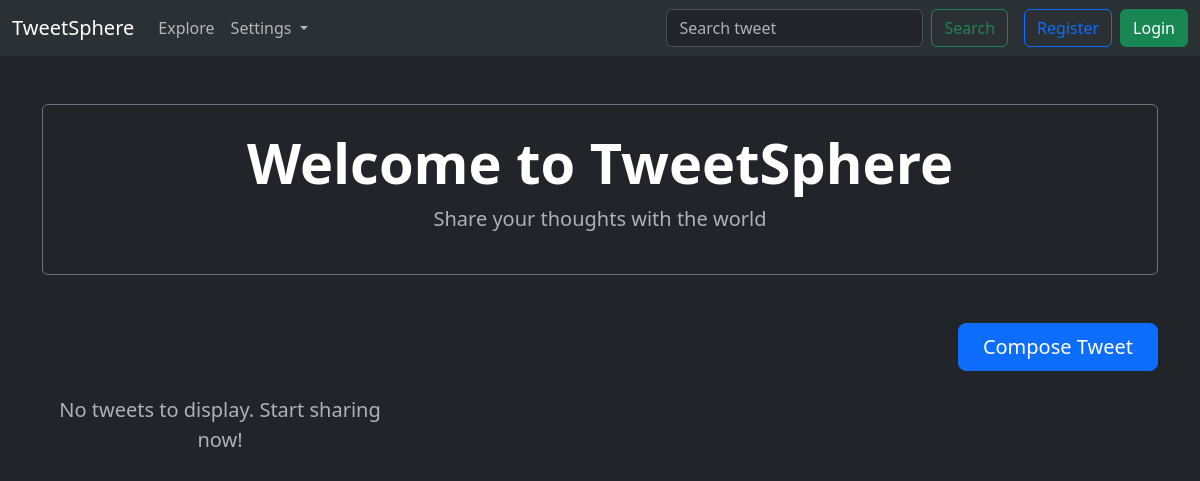
Page /tweet/ on the earlier database version.
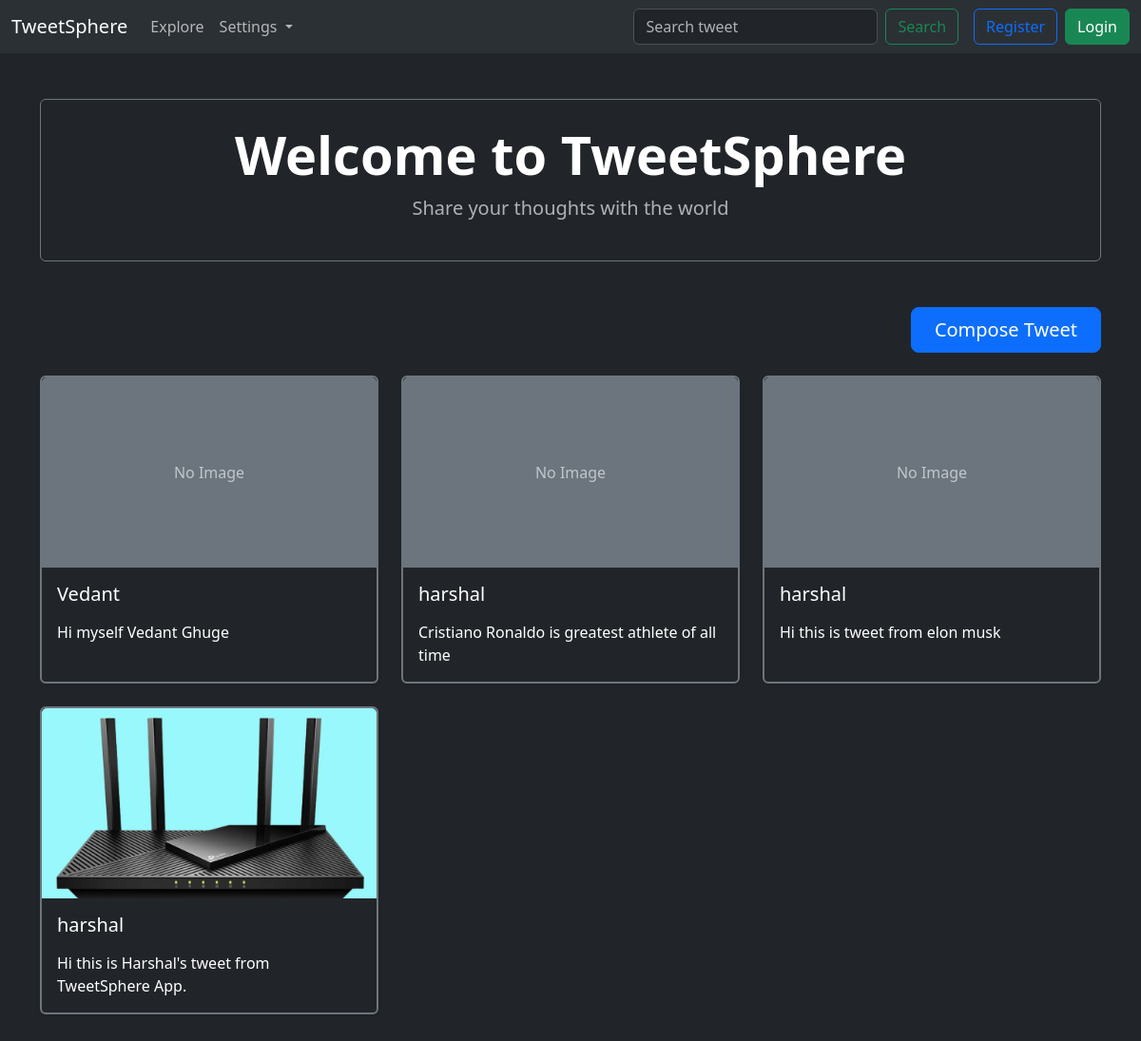
Same page on the later database version.
### tweet/models.py (models this page shows, shortened)
class Tweet(models.Model):
    user = models.ForeignKey(User, on_delete=models.CASCADE)
    text = models.TextField(max_length=240)
    photo = models.ImageField(upload_to='photo/',blank=True,null=True)
    created_at = models.DateTimeField(auto_now_add=True)
    updated_at = models.DateTimeField(auto_now=True)

### tweet/views.py (the view)
# urls.py: path('',views.tweetList, name='tweetList'),
def tweetList(request):
    tweets = Tweet.objects.all().order_by('-created_at')
    return render(request ,'tweet_list.html',{'tweets':tweets})

### tweet/templates/tweet_list.html (shortened to what this page needs)
{% extends "layout.html" %}
{% block content %}
<div class="container my-5">
    <header class="text-center mb-5 border border-secondary rounded p-4 bg-dark text-white">
        <h1 class="display-4 text-white fw-bold">Welcome to TweetSphere</h1>
        <p class="lead text-muted">Share your thoughts with the world</p>
    </header>
    <div class="d-flex justify-content-end mb-4">
        <a class="btn btn-primary btn-lg px-4" href="{% url 'tweetCreate' %}">Compose Tweet</a>
    </div>
    <div class="row row-cols-1 row-cols-md-3 g-4">
        {% for tweet in tweets %}
        <div class="col">
            <div class="card h-100 border-2 border-secondary shadow-sm bg-dark text-white">
                {% if tweet.photo %}
                    <img src="{{ tweet.photo.url }}" class="card-img-top" alt="{{ tweet.user.username }}'s tweet image" style="object-fit: cover; height: 200px;">
                {% else %}
                    <div class="card-img-top bg-secondary d-flex align-items-center justify-content-center" style="height: 200px;">
                        <span class="text-muted">No Image</span>
                    </div>
                {% endif %}
                <div class="card-body">
                    <h5 class="card-title mb-3">{{ tweet.user.username }}</h5>
                    <p class="card-text">{{ tweet.text | truncatewords:30 }}</p>
                </div>
            </div>
        </div>
        {% empty %}
        <div class="col-12 text-center">
            <p class="text-muted lead">No tweets to display. Start sharing now!</p>
        </div>
        {% endfor %}
    </div>
</div>
{% endblock %}

### templates/layout.html (shortened to what this page needs)
{% load static %}
<!DOCTYPE html>
<html lang="en" data-bs-theme="dark">
  <head>
    <link
      href="https://cdn.jsdelivr.net/npm/bootstrap@5.3.5/dist/css/bootstrap.min.css"
      rel="stylesheet"
    />
  </head>
  <body>
    <nav class="navbar navbar-expand-lg bg-body-tertiary">
      <div class="container-fluid">
        <a class="navbar-brand" href="{% url 'tweetList' %}">TweetSphere</a>
        <div class="collapse navbar-collapse" id="navbarSupportedContent">
          <ul class="navbar-nav me-auto mb-2 mb-lg-0">
            <li class="nav-item">
              <a class="nav-link" href="#">Explore</a>
            </li>
            <li class="nav-item dropdown">
              <a
                class="nav-link dropdown-toggle"
                href="#"
                role="button"
                data-bs-toggle="dropdown"
                aria-expanded="false"
              >
                Settings
              </a>
            </li>
          </ul>
          <form class="d-flex me-3" role="search" method="POST" action="{%url 'Search' %}">
            <input
              class="form-control me-2"
              type="search"
              name="keyword"
              placeholder="Search tweet"
              aria-label="Search"
            />
            <button class="btn btn-outline-success" type="submit">
              Search
            </button>
          </form>
          <div class="d-flex gap-2">
            {% if user.is_authenticated %}
            <form action="{% url 'logout' %}" method="post">
              {% csrf_token %}
              <button class="btn btn-danger" type="submit">Logout</button>
            </form>
            {% else %}
            <a href="{% url 'Register' %}" class="btn btn-outline-primary"
              >Register</a
            >
            <a href="{% url 'login' %}" class="btn btn-success">Login</a>
            {% endif %}
          </div>
        </div>
      </div>
    </nav>
    {% block content %}{% endblock %}
  </body>
</html>

Differences in the rows shown:
added Tweet: photo "No Image", user.username "Vedant", text "Hi myself Vedant Ghuge"
added Tweet: photo "No Image", user.username "harshal", text "Cristiano Ronaldo is greatest athlete of all time"
added Tweet: photo "No Image", user.username "harshal", text "Hi this is tweet from elon musk"
added Tweet: photo (picture), user.username "harshal", text "Hi this is Harshal's tweet from TweetSphere App."
Other differences:
text no longer shown: "No tweets to display. Start sharing now!"
